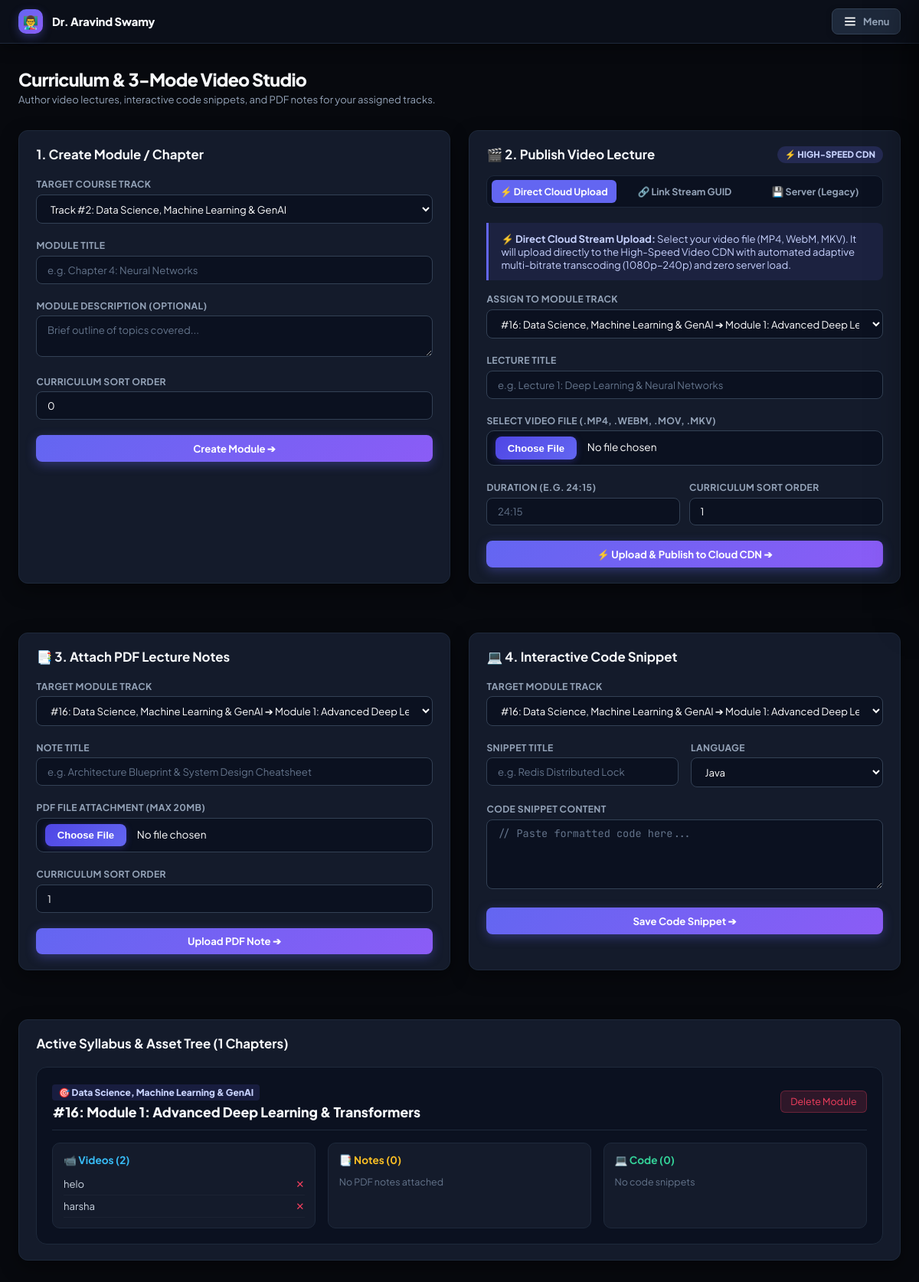
/instructor-content.php (signed in), run on the app's committed database.
### tables this page shows
CREATE TABLE `instructors` (
  `id` int(11) NOT NULL AUTO_INCREMENT,
  `name` varchar(100) NOT NULL,
  `email` varchar(191) DEFAULT NULL,
  `phone` varchar(20) DEFAULT NULL,
  `username` varchar(100) DEFAULT NULL,
  `password` varchar(255) NOT NULL,
  `title` varchar(150) DEFAULT NULL,
  `bio` text DEFAULT NULL,
  `avatar_url` varchar(255) DEFAULT NULL,
  `two_factor_secret` varchar(64) DEFAULT NULL,
  `two_factor_enabled` tinyint(1) DEFAULT 0,
  `status` enum('active','inactive') DEFAULT 'active',
  `created_at` timestamp NOT NULL DEFAULT current_timestamp(),
  `linkedin_url` varchar(255) DEFAULT NULL,
  `github_url` varchar(255) DEFAULT NULL,
  `verification_token` varchar(100) DEFAULT NULL,
  `is_verified` tinyint(1) DEFAULT 0,
  `verified_at` datetime DEFAULT NULL,
  PRIMARY KEY (`id`),
  UNIQUE KEY `username` (`username`),
  UNIQUE KEY `email` (`email`)
);

CREATE TABLE `modules` (
  `id` int(11) NOT NULL AUTO_INCREMENT,
  `course_id` int(11) NOT NULL,
  `title` varchar(150) NOT NULL,
  `description` text DEFAULT NULL,
  `sort_order` int(11) NOT NULL DEFAULT 0,
  `created_at` timestamp NOT NULL DEFAULT current_timestamp(),
  PRIMARY KEY (`id`),
  KEY `course_id` (`course_id`),
  CONSTRAINT `modules_ibfk_1` FOREIGN KEY (`course_id`) REFERENCES `courses` (`id`) ON DELETE CASCADE
);

CREATE TABLE `courses` (
  `id` int(11) NOT NULL AUTO_INCREMENT,
  `title` varchar(150) NOT NULL,
  `slug` varchar(180) DEFAULT NULL,
  `description` text DEFAULT NULL,
  `level` varchar(50) DEFAULT 'Beginner to Advanced',
  `duration` varchar(50) DEFAULT '12 Weeks',
  `price` int(11) NOT NULL DEFAULT 15000,
  `status` varchar(20) NOT NULL DEFAULT 'published',
  `published_at` datetime DEFAULT NULL,
  `created_at` timestamp NOT NULL DEFAULT current_timestamp(),
  `updated_at` timestamp NOT NULL DEFAULT current_timestamp() ON UPDATE current_timestamp(),
  PRIMARY KEY (`id`),
  KEY `idx_courses_status` (`status`)
);

CREATE TABLE `videos` (
  `id` int(11) NOT NULL AUTO_INCREMENT,
  `module_id` int(11) NOT NULL,
  `title` varchar(150) NOT NULL,
  `file_path` varchar(255) NOT NULL,
  `sort_order` int(11) NOT NULL DEFAULT 0,
  `created_at` timestamp NOT NULL DEFAULT current_timestamp(),
  `duration` varchar(20) DEFAULT NULL,
  `youtube_id` varchar(20) DEFAULT NULL COMMENT 'YouTube 11-char video ID',
  `video_url` varchar(500) DEFAULT NULL COMMENT 'External video URL (Bunny.net, Vimeo, etc)',
  `bunny_video_id` varchar(100) DEFAULT NULL,
  PRIMARY KEY (`id`),
  KEY `module_id` (`module_id`),
  CONSTRAINT `videos_ibfk_1` FOREIGN KEY (`module_id`) REFERENCES `modules` (`id`) ON DELETE CASCADE
);

### instructor-content.php (the view, shortened to what the rows shown need)
<?php
require_once __DIR__ . '/config.php';
require_once __DIR__ . '/instructor-auth.php';
$instId = (int)$_SESSION['instructor_id'];
$assignedCourses = get_instructor_assigned_courses($instId);
$courseIds = array_map(function($c) { return (int)$c['id']; }, $assignedCourses);
$courseInSql = !empty($courseIds) ? implode(',', $courseIds) : '0';
$modules = $pdo->query("SELECT m.*, c.title as course_title FROM modules m JOIN courses c ON m.course_id = c.id WHERE m.course_id IN ({$courseInSql}) ORDER BY m.course_id ASC, m.sort_order ASC")->fetchAll();
$moduleIds = array_map(function($m) { return (int)$m['id']; }, $modules);
$modInSql = !empty($moduleIds) ? implode(',', $moduleIds) : '0';
$videosByModule = [];
foreach ($pdo->query("SELECT * FROM videos WHERE module_id IN ({$modInSql}) ORDER BY sort_order ASC")->fetchAll() as $v) {
    $videosByModule[$v["module_id"]][] = $v;
}
$notesByModule = [];
$codeByModule = [];
?>
<!DOCTYPE html>
<html lang="en">
<head>
</head>
<body>
    <?php include __DIR__ . '/instructor-nav.php'; ?>
    <div class="container">
        <div style="display: flex; justify-content: space-between; align-items: center; margin-bottom: 2rem; flex-wrap: wrap; gap: 1rem;">
            <div>
                <h1 style="font-size: 1.45rem; font-weight: 800; letter-spacing: -0.03em;">Curriculum & 3-Mode Video Studio</h1>
            </div>
        </div>
        <div class="card">
            <div style="display: flex; flex-direction: column; gap: 1.5rem;">
                <?php foreach ($modules as $mod):
                    $mId = (int)$mod['id'];
                    $vids = $videosByModule[$mId] ?? [];
                    $notes = $notesByModule[$mId] ?? [];
                    $codes = $codeByModule[$mId] ?? [];
                ?>
                    <div style="background: #0b1120; border: 1px solid var(--border-color); border-radius: 14px; padding: 1.25rem;">
                        <div style="display: flex; justify-content: space-between; align-items: center; margin-bottom: 1rem; border-bottom: 1px solid var(--border-color); padding-bottom: 0.75rem;">
                            <div>
                                <span style="background: rgba(99,102,241,0.15); color: #c7d2fe; font-size: 0.75rem; font-weight: 800; padding: 0.2rem 0.5rem; border-radius: 4px;">🎯 <?= htmlspecialchars($mod['course_title']) ?></span>
                                <h4 style="font-size: 1.1rem; font-weight: 800; margin: 0.35rem 0 0; color: #ffffff;">#<?= $mod['id'] ?>: <?= htmlspecialchars($mod['title']) ?></h4>
                            </div>
                            <form method="POST" action="instructor-content.php" onsubmit="return confirm('Are you sure you want to delete this module?');">
                                <button type="submit" style="background: rgba(244,63,94,0.15); border: 1px solid rgba(244,63,94,0.3); color: #f43f5e; padding: 0.35rem 0.75rem; font-size: 0.78rem; border-radius: 6px; cursor: pointer;">Delete Module</button>
                            </form>
                        </div>
                        <div style="display: grid; grid-template-columns: 1fr 1fr 1fr; gap: 1rem;" class="grid-3">
                            <div style="background: #141b2b; border: 1px solid var(--border-color); border-radius: 10px; padding: 0.85rem;">
                                <strong style="font-size: 0.85rem; color: #38bdf8; display: block; margin-bottom: 0.5rem;">📹 Videos (<?= count($vids) ?>)</strong>
                                <?php if (empty($vids)): ?>
                                    <span style="font-size: 0.78rem; color: var(--text-subtle);">No videos linked</span>
                                <?php else: ?>
                                    <?php foreach ($vids as $v): ?>
                                        <div style="font-size: 0.82rem; padding: 0.35rem 0; border-bottom: 1px solid rgba(255,255,255,0.03); display: flex; justify-content: space-between; align-items: center;">
                                            <span style="color: #cbd5e1;"><?= htmlspecialchars($v['title']) ?></span>
                                            <form method="POST" action="instructor-content.php">
                                                <button type="submit" style="background: none; border: none; color: #f43f5e; cursor: pointer;">✕</button>
                                            </form>
                                        </div>
                                    <?php endforeach; ?>
                                <?php endif; ?>
                            </div>
                            <div style="background: #141b2b; border: 1px solid var(--border-color); border-radius: 10px; padding: 0.85rem;">
                                <strong style="font-size: 0.85rem; color: #fbbf24; display: block; margin-bottom: 0.5rem;">📑 Notes (<?= count($notes) ?>)</strong>
                                <?php if (empty($notes)): ?>
                                    <span style="font-size: 0.78rem; color: var(--text-subtle);">No PDF notes attached</span>
                                <?php endif; ?>
                            </div>
                            <div style="background: #141b2b; border: 1px solid var(--border-color); border-radius: 10px; padding: 0.85rem;">
                                <strong style="font-size: 0.85rem; color: #34d399; display: block; margin-bottom: 0.5rem;">💻 Code (<?= count($codes) ?>)</strong>
                                <?php if (empty($codes)): ?>
                                    <span style="font-size: 0.78rem; color: var(--text-subtle);">No code snippets</span>
                                <?php endif; ?>
                            </div>
                        </div>
                    </div>
                <?php endforeach; ?>
            </div>
        </div>
    </div>
</body>
</html>

### instructor-nav.php (shortened to what the rows shown need)
<?php
require_once __DIR__ . '/instructor-auth.php';
$instId = (int)$_SESSION['instructor_id'];
$profile = get_instructor_profile($instId);
?>
<header class="faculty-topbar">
    <div class="faculty-topbar-inner">
        <a href="instructor-dashboard.php" class="faculty-brand-minimal">
            <div class="faculty-avatar-icon">👨‍🏫</div>
            <div class="faculty-name-title"><?= htmlspecialchars($profile['name']) ?></div>
        </a>
    </div>
</header>

### data on the page
instructors: name "Dr. Aravind Swamy"
modules: course.title "Data Science, Machine Learning & GenAI", id "16", title "Module 1: Advanced Deep Learning & Transformers", id "2", id "0"
videos: title "helo"
videos: title "harsha"

### other printed values
count($modules) "1"
